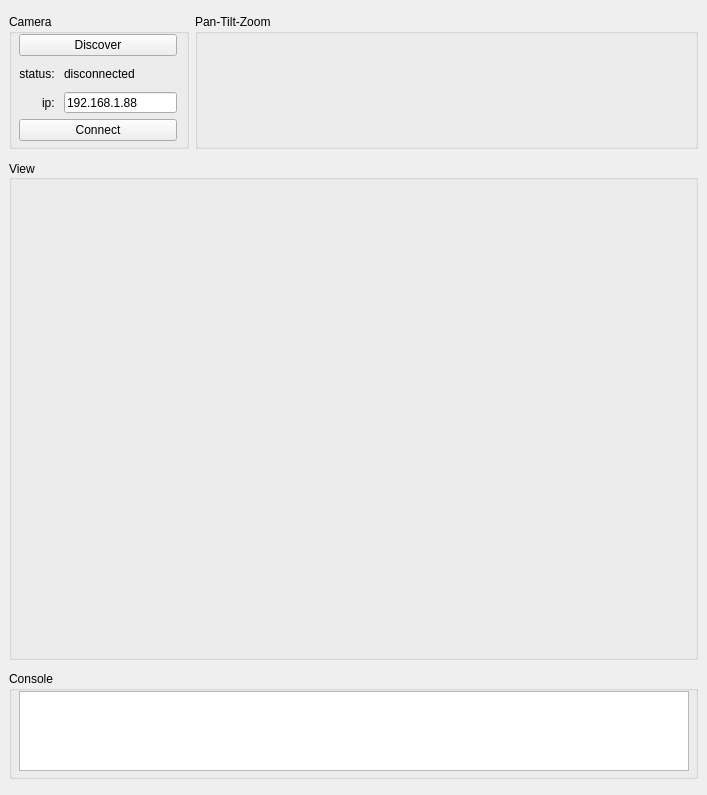
<?xml version="1.0" encoding="UTF-8"?>
<ui version="4.0">
 <class>MainWindow</class>
 <widget class="QMainWindow" name="MainWindow">
  <property name="geometry">
   <rect>
    <x>0</x>
    <y>0</y>
    <width>707</width>
    <height>795</height>
   </rect>
  </property>
  <property name="sizePolicy">
   <sizepolicy hsizetype="Minimum" vsizetype="Minimum">
    <horstretch>0</horstretch>
    <verstretch>0</verstretch>
   </sizepolicy>
  </property>
  <property name="minimumSize">
   <size>
    <width>680</width>
    <height>200</height>
   </size>
  </property>
  <property name="windowTitle">
   <string>MainWindow</string>
  </property>
  <widget class="QWidget" name="centralwidget">
   <property name="sizePolicy">
    <sizepolicy hsizetype="Ignored" vsizetype="Maximum">
     <horstretch>0</horstretch>
     <verstretch>0</verstretch>
    </sizepolicy>
   </property>
   <layout class="QVBoxLayout" name="verticalLayout_2">
    <property name="sizeConstraint">
     <enum>QLayout::SetNoConstraint</enum>
    </property>
    <item>
     <layout class="QHBoxLayout" name="CameraPTZLayout">
      <item>
       <widget class="QGroupBox" name="CameraBox">
        <property name="enabled">
         <bool>true</bool>
        </property>
        <property name="sizePolicy">
         <sizepolicy hsizetype="Maximum" vsizetype="Maximum">
          <horstretch>0</horstretch>
          <verstretch>0</verstretch>
         </sizepolicy>
        </property>
        <property name="minimumSize">
         <size>
          <width>180</width>
          <height>135</height>
         </size>
        </property>
        <property name="maximumSize">
         <size>
          <width>180</width>
          <height>135</height>
         </size>
        </property>
        <property name="title">
         <string>Camera</string>
        </property>
        <property name="flat">
         <bool>false</bool>
        </property>
        <property name="checkable">
         <bool>false</bool>
        </property>
        <property name="checked">
         <bool>false</bool>
        </property>
        <widget class="QWidget" name="verticalLayoutWidget_2">
         <property name="geometry">
          <rect>
           <x>10</x>
           <y>20</y>
           <width>158</width>
           <height>107</height>
          </rect>
         </property>
         <layout class="QVBoxLayout" name="verticalLayout_3">
          <item>
           <widget class="QPushButton" name="discoverButton">
            <property name="text">
             <string>Discover</string>
            </property>
           </widget>
          </item>
          <item>
           <layout class="QGridLayout" name="gridLayout">
            <item row="1" column="0">
             <widget class="QLabel" name="label_3">
              <property name="text">
               <string>ip: </string>
              </property>
              <property name="alignment">
               <set>Qt::AlignRight|Qt::AlignTrailing|Qt::AlignVCenter</set>
              </property>
             </widget>
            </item>
            <item row="1" column="1">
             <widget class="QLineEdit" name="ipLineEdit">
              <property name="maximumSize">
               <size>
                <width>120</width>
                <height>21</height>
               </size>
              </property>
              <property name="text">
               <string>192.168.1.88</string>
              </property>
             </widget>
            </item>
            <item row="0" column="0">
             <widget class="QLabel" name="label">
              <property name="text">
               <string>status: </string>
              </property>
              <property name="alignment">
               <set>Qt::AlignRight|Qt::AlignTrailing|Qt::AlignVCenter</set>
              </property>
             </widget>
            </item>
            <item row="0" column="1">
             <widget class="QLabel" name="statusLabel">
              <property name="text">
               <string>disconnected</string>
              </property>
             </widget>
            </item>
           </layout>
          </item>
          <item>
           <widget class="QPushButton" name="connectButton">
            <property name="text">
             <string>Connect</string>
            </property>
           </widget>
          </item>
         </layout>
        </widget>
       </widget>
      </item>
      <item>
       <widget class="QGroupBox" name="PTZBox">
        <property name="sizePolicy">
         <sizepolicy hsizetype="Maximum" vsizetype="Maximum">
          <horstretch>0</horstretch>
          <verstretch>0</verstretch>
         </sizepolicy>
        </property>
        <property name="minimumSize">
         <size>
          <width>180</width>
          <height>135</height>
         </size>
        </property>
        <property name="maximumSize">
         <size>
          <width>20000</width>
          <height>135</height>
         </size>
        </property>
        <property name="title">
         <string>Pan-Tilt-Zoom</string>
        </property>
       </widget>
      </item>
     </layout>
    </item>
    <item>
     <widget class="QGroupBox" name="ViewBox">
      <property name="sizePolicy">
       <sizepolicy hsizetype="Minimum" vsizetype="Maximum">
        <horstretch>0</horstretch>
        <verstretch>0</verstretch>
       </sizepolicy>
      </property>
      <property name="minimumSize">
       <size>
        <width>680</width>
        <height>500</height>
       </size>
      </property>
      <property name="title">
       <string>View</string>
      </property>
      <property name="alignment">
       <set>Qt::AlignLeading|Qt::AlignLeft|Qt::AlignVCenter</set>
      </property>
      <widget class="QLabel" name="labelVideo">
       <property name="geometry">
        <rect>
         <x>20</x>
         <y>17</y>
         <width>640</width>
         <height>480</height>
        </rect>
       </property>
       <property name="sizePolicy">
        <sizepolicy hsizetype="Minimum" vsizetype="Preferred">
         <horstretch>0</horstretch>
         <verstretch>0</verstretch>
        </sizepolicy>
       </property>
       <property name="text">
        <string/>
       </property>
      </widget>
     </widget>
    </item>
    <item>
     <widget class="QGroupBox" name="ConsoleBox">
      <property name="sizePolicy">
       <sizepolicy hsizetype="Minimum" vsizetype="Maximum">
        <horstretch>0</horstretch>
        <verstretch>0</verstretch>
       </sizepolicy>
      </property>
      <property name="minimumSize">
       <size>
        <width>0</width>
        <height>108</height>
       </size>
      </property>
      <property name="title">
       <string>Console</string>
      </property>
      <widget class="QTextBrowser" name="console">
       <property name="geometry">
        <rect>
         <x>10</x>
         <y>20</y>
         <width>670</width>
         <height>80</height>
        </rect>
       </property>
      </widget>
     </widget>
    </item>
   </layout>
  </widget>
  <widget class="QMenuBar" name="menubar">
   <property name="geometry">
    <rect>
     <x>0</x>
     <y>0</y>
     <width>707</width>
     <height>22</height>
    </rect>
   </property>
  </widget>
  <action name="actionConnection">
   <property name="text">
    <string>Connect</string>
   </property>
  </action>
  <action name="actionDiscover">
   <property name="text">
    <string>Discover</string>
   </property>
  </action>
 </widget>
 <resources/>
 <connections>
  <connection>
   <sender>connectButton</sender>
   <signal>clicked()</signal>
   <receiver>actionConnection</receiver>
   <slot>trigger()</slot>
   <hints>
    <hint type="sourcelabel">
     <x>97</x>
     <y>118</y>
    </hint>
    <hint type="destinationlabel">
     <x>-1</x>
     <y>-1</y>
    </hint>
   </hints>
  </connection>
  <connection>
   <sender>discoverButton</sender>
   <signal>clicked()</signal>
   <receiver>actionDiscover</receiver>
   <slot>trigger()</slot>
   <hints>
    <hint type="sourcelabel">
     <x>97</x>
     <y>154</y>
    </hint>
    <hint type="destinationlabel">
     <x>-1</x>
     <y>-1</y>
    </hint>
   </hints>
  </connection>
 </connections>
</ui>
